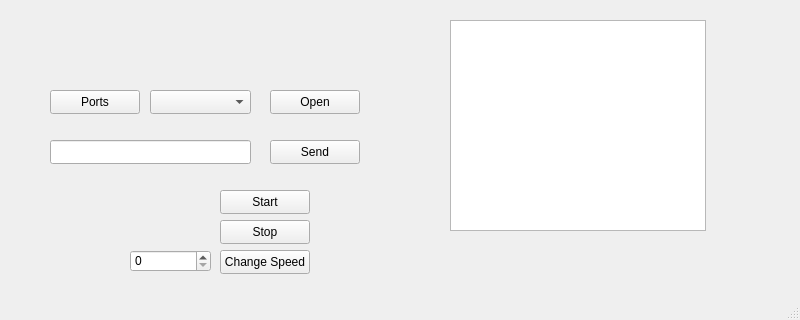
<?xml version="1.0" encoding="UTF-8"?>
<ui version="4.0">
 <class>MainWindow</class>
 <widget class="QMainWindow" name="MainWindow">
  <property name="geometry">
   <rect>
    <x>0</x>
    <y>0</y>
    <width>800</width>
    <height>320</height>
   </rect>
  </property>
  <property name="windowTitle">
   <string>MainWindow</string>
  </property>
  <widget class="QWidget" name="centralwidget">
   <widget class="QPushButton" name="btnPortsInfo">
    <property name="geometry">
     <rect>
      <x>50</x>
      <y>90</y>
      <width>90</width>
      <height>24</height>
     </rect>
    </property>
    <property name="text">
     <string>Ports</string>
    </property>
   </widget>
   <widget class="QComboBox" name="cmbPorts">
    <property name="geometry">
     <rect>
      <x>150</x>
      <y>90</y>
      <width>101</width>
      <height>24</height>
     </rect>
    </property>
   </widget>
   <widget class="QPushButton" name="btnOpenPort">
    <property name="geometry">
     <rect>
      <x>270</x>
      <y>90</y>
      <width>90</width>
      <height>24</height>
     </rect>
    </property>
    <property name="text">
     <string>Open</string>
    </property>
   </widget>
   <widget class="QLineEdit" name="lnMessage">
    <property name="geometry">
     <rect>
      <x>50</x>
      <y>140</y>
      <width>201</width>
      <height>24</height>
     </rect>
    </property>
   </widget>
   <widget class="QPushButton" name="btnSend">
    <property name="geometry">
     <rect>
      <x>270</x>
      <y>140</y>
      <width>90</width>
      <height>24</height>
     </rect>
    </property>
    <property name="text">
     <string>Send</string>
    </property>
   </widget>
   <widget class="QListWidget" name="lstMessages">
    <property name="geometry">
     <rect>
      <x>450</x>
      <y>20</y>
      <width>256</width>
      <height>211</height>
     </rect>
    </property>
   </widget>
   <widget class="QPushButton" name="btnStart">
    <property name="geometry">
     <rect>
      <x>220</x>
      <y>190</y>
      <width>90</width>
      <height>24</height>
     </rect>
    </property>
    <property name="text">
     <string>Start</string>
    </property>
   </widget>
   <widget class="QPushButton" name="btnStop">
    <property name="geometry">
     <rect>
      <x>220</x>
      <y>220</y>
      <width>90</width>
      <height>24</height>
     </rect>
    </property>
    <property name="text">
     <string>Stop</string>
    </property>
   </widget>
   <widget class="QPushButton" name="btnChangeSpeed">
    <property name="geometry">
     <rect>
      <x>220</x>
      <y>250</y>
      <width>90</width>
      <height>24</height>
     </rect>
    </property>
    <property name="text">
     <string>Change Speed</string>
    </property>
   </widget>
   <widget class="QSpinBox" name="spnSpeed">
    <property name="geometry">
     <rect>
      <x>130</x>
      <y>250</y>
      <width>81</width>
      <height>22</height>
     </rect>
    </property>
   </widget>
  </widget>
  <widget class="QMenuBar" name="menubar">
   <property name="geometry">
    <rect>
     <x>0</x>
     <y>0</y>
     <width>800</width>
     <height>22</height>
    </rect>
   </property>
  </widget>
  <widget class="QStatusBar" name="statusbar"/>
 </widget>
 <resources/>
 <connections/>
</ui>
